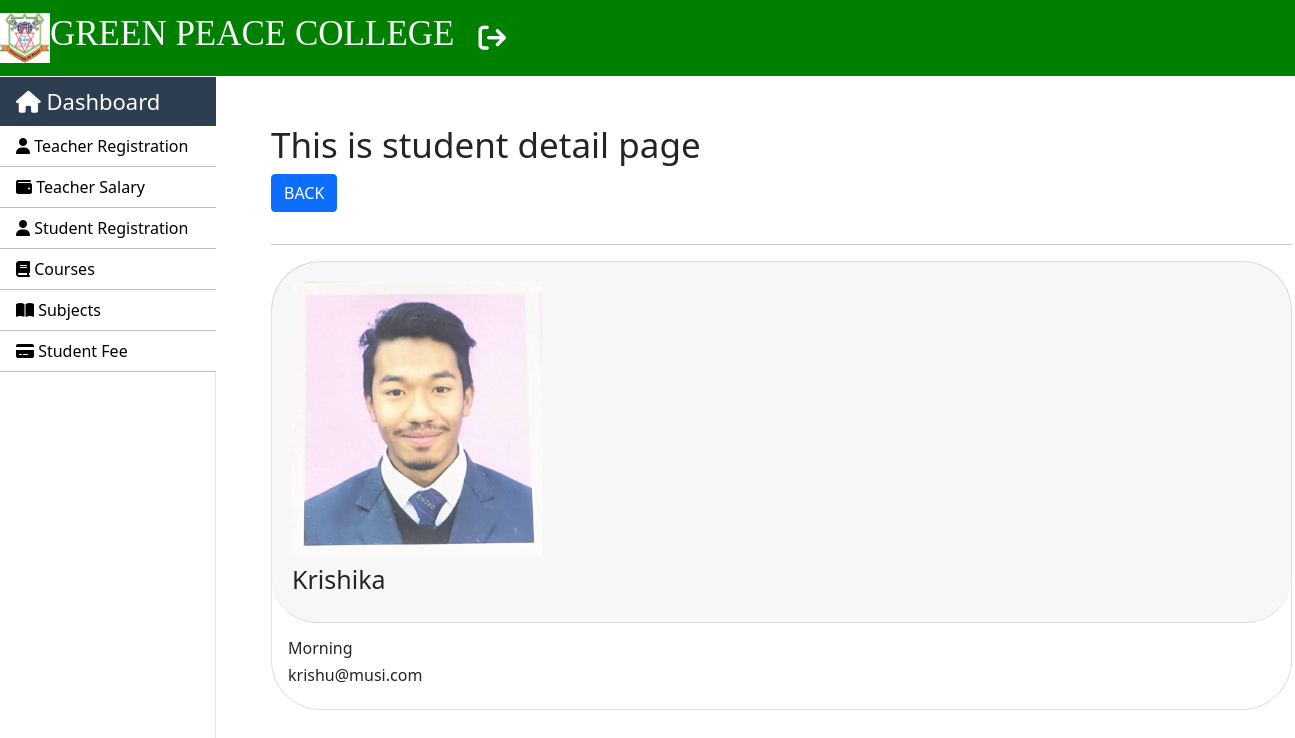
Page /teachers/view/4 (signed in) on the committed database.
### SMS/models.py (models this page shows, shortened)
class Teacher(models.Model):
    first_name = models.CharField(max_length=250)
    middle_name = models.CharField(max_length=250, blank=True)
    last_name = models.CharField(max_length=250)
    mobile_no = models.IntegerField()
    image = models.ImageField(upload_to='Images/Teachers', blank=True)
    course_name = models.ForeignKey(Course, on_delete=models.CASCADE)
    session = models.CharField(max_length=250)
    teacher_status = models.CharField(max_length=100)
    application_status = models.CharField(max_length=100)
    dob = models.DateField()
    gender = models.CharField(max_length=250)
    address = models.CharField(max_length=250)
    hire_date = models.DateField()
    email = models.EmailField()
    class Meta:
        db_table = "teacher_info"

### SMS/views.py (the view)
# urls.py: path("teachers/view/<int:id>",views.teachers_view, name='view-teacher'),
@login_required(login_url='login')
def teachers_view(request, id):
    data = Teacher.objects.get(id=id)
    context = {"data": data}
    return render(request, 'teachers/view_teacher.html', context)

### templates/teachers/view_teacher.html (shortened to what this page needs)
{% extends 'layouts/master.html' %}
{% block content %}
<div class="container mt-5">
    <h1>This is student detail page</h1>
    <a href="{% url 'index-teacher' %}" class="btn btn-primary mb-3">BACK</a>
    <hr>
    <div class="card">
        <div class="card-header" style="padding: 20px; border-radius: 45px;">
            <h6><img src="{{ data.image.url }}" width="250"></h6>
            <h3>{{ data.first_name }}</h3>
        </div>
        <div class="card-body">
            <h6>{{ data.session }}</h6>
            <h6>{{ data.email }}</h6>
        </div>
    </div>
</div>
{% endblock %}

### static/css/style.css (style rules this page uses)
h1 { font-size: 35px; }
h3 { font-size: 25px; }

### rows in the picture
Teacher: image (picture), first_name "Krishika", session "Morning", email "krishu@musi.com"
